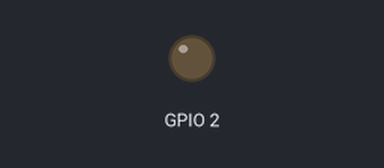
Simulated run of this sketch. Board: ESP8266 (NodeMCU). Parts: output pins drawn as LEDs (lit = HIGH). WiFi joins after 1.5 s; servers stay silent unless stated; what the sketch prints to the serial monitor is not drawn.

Above: at 2.0 s.
At 6.5 s:
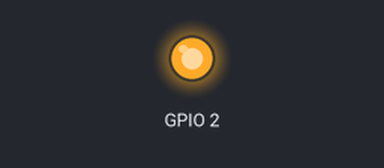
Timing chart, 0 to 8.4 s (numbered marks = the images above):
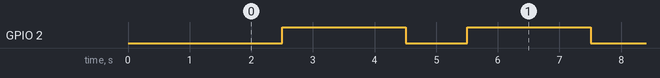

The sketch:

Client.ino
```cpp
#include <ESP8266WiFi.h>
void setup()
{
  Serial.begin(9600);
  Serial.println();
  pinMode(LED_BUILTIN, OUTPUT);     // Initialize the LED_BUILTIN pin as an output
  WiFi.begin("ESPsoftAP_01", "12345678"); // WiFi Auth
  Serial.print("Connecting");
  while (WiFi.status() != WL_CONNECTED)
  {
    delay(500);
    Serial.print(".");
  }
  Serial.println();
  Serial.print("Connected, IP address: ");
  Serial.println(WiFi.localIP());
  Serial.println();
  Serial.print("MAC: ");
  Serial.println(WiFi.macAddress());  // Print client device's MAC address
}
void loop() {
  digitalWrite(LED_BUILTIN, LOW);   // Turn the LED on (Note that LOW is the voltage level
  delay(1000);
  digitalWrite(LED_BUILTIN, HIGH);  // Turn the LED off by making the voltage HIGH
  delay(2000);
}
```

Measured:
- by itself, GPIO 2: alternates HIGH for 2.0 s and LOW for 1.0 s
